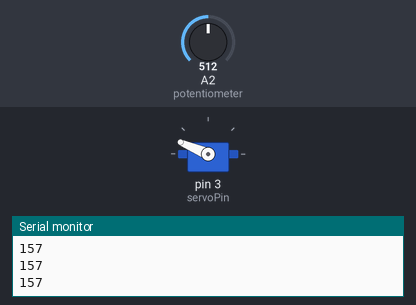
Bench run of a sketch on a simulated Arduino Uno, built with avr-gcc and run on an emulated ATmega328P. Parts: servo, the last lines printed to the serial monitor. The test bench sets the inputs (shaded band); at power-on: A2 (potentiometer) = 512.

Above: at 1.2 s.
1.3 s: A2 (potentiometer) set to 716
At 2.2 s:
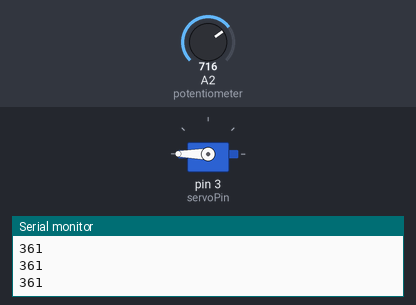
2.8 s: A2 (potentiometer) set to 837
4.3 s: A2 (potentiometer) set to 861
At 5.7 s:
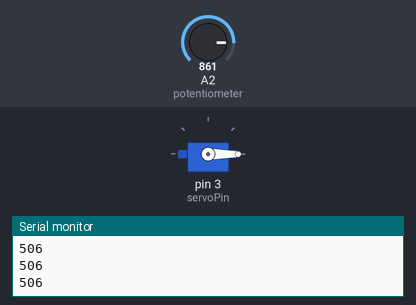
Timing chart, 0 to 7.3 s (numbered marks = the images above; inputs shaded):
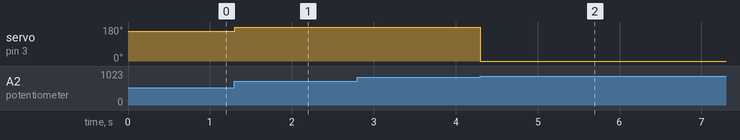

Measured:
- the behaviour switches between 854 and 855 on A2 (potentiometer) (found by bisection; images 1 and 2)
- after the input at 1.3 s, servo on pin 3 (servoPin): 157° → 180° at once
- after the input at 4.3 s, servo on pin 3 (servoPin): 180° → 0° at once

The sketch:

ServoPotentiometerTest.ino
```cpp
#include <Servo.h>

int potentiometer = 2;
int servoPin = 3;
int angle = 0;
Servo servo;

void setup() {
  Serial.begin(9600);
  pinMode(potentiometer, INPUT);
  servo.attach(servoPin);
}

void loop() {
  int angle = analogRead(potentiometer);
  angle = angle-355;
  servo.write(angle);

  Serial.println(angle);
  delay(1);
}
```
